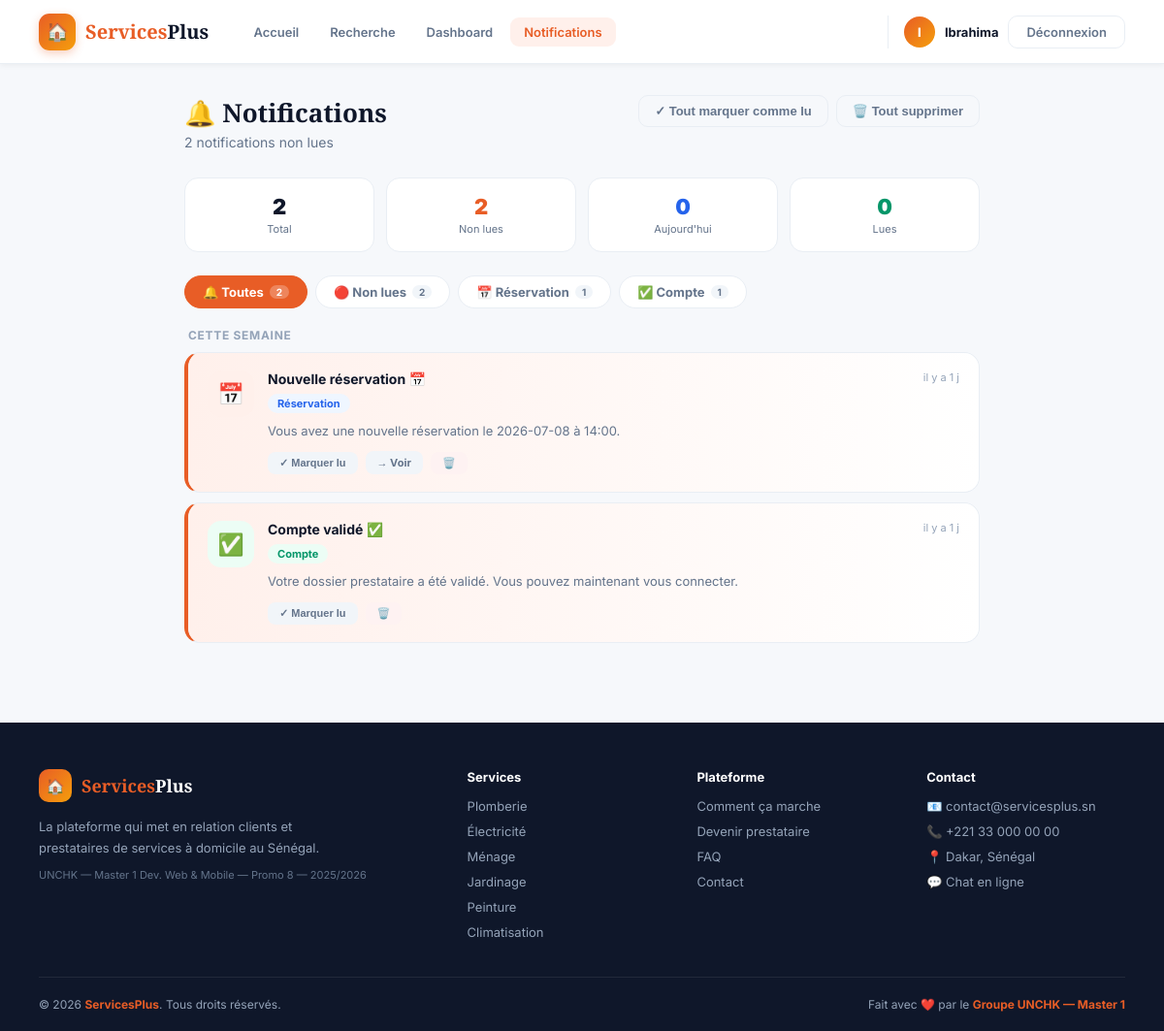
The app's page /espace_prestataire/notifications.php (signed in) with its own data.
### tables this page shows
CREATE TABLE IF NOT EXISTS `notifications` (
  `id` int NOT NULL AUTO_INCREMENT,
  `user_id` int NOT NULL,
  `titre` varchar(150) NOT NULL,
  `message` varchar(255) NOT NULL,
  `type` varchar(40) NOT NULL DEFAULT 'info',
  `lien` varchar(255) DEFAULT NULL,
  `lu` tinyint(1) NOT NULL DEFAULT '0',
  `date_creation` datetime NOT NULL DEFAULT CURRENT_TIMESTAMP,
  PRIMARY KEY (`id`),
  KEY `user_id` (`user_id`)
);

### includes/fonctions.php (called while the page is built, shortened)
<?php
function e(?string $texte): string
{
    return htmlspecialchars($texte ?? '', ENT_QUOTES, 'UTF-8');
}
function ilYA(string $dateSql): string
{
    $diff = time() - strtotime($dateSql);
    return 'il y a ' . floor($diff / 86400) . ' j';
}

### espace_prestataire/notifications.php (the view, shortened to what this page needs)
<?php
require '../config/connexion.php';
require '../includes/fonctions.php';
$prestaId = $_SESSION['user_id'];
$typeMeta = [
    'reservation' => ['📅','#FFF0EB','Réservation','nb-blue'],
    'annonce'     => ['📢','#F5F3FF','Annonce','nb-purple'],
    'annulation'  => ['❌','#FEF2F2','Annulation','nb-red'],
    'avis'        => ['⭐','#FFFBEB','Avis','nb-orange'],
    'valide'      => ['✅','#ECFDF5','Compte','nb-green'],
    'refuse'      => ['❌','#FEF2F2','Compte','nb-red'],
    'actif'       => ['✅','#ECFDF5','Compte','nb-green'],
    'suspendu'    => ['🚫','#FEF2F2','Compte','nb-red'],
    'info'        => ['🔔','#F1F5F9','Info','nb-gray'],
];
$filtreActif = $_GET['filtre'] ?? 'tous';
$stmt = $pdo->prepare('SELECT * FROM notifications WHERE user_id=? ORDER BY date_creation DESC');
$stmt->execute([$prestaId]);
$toutes = $stmt->fetchAll();
$total   = count($toutes);
$nonLues = count(array_filter($toutes, fn($n) => !$n['lu']));
$lues    = $total - $nonLues;
$aujourdhui = count(array_filter($toutes, fn($n) => date('Y-m-d', strtotime($n['date_creation'])) === date('Y-m-d')));
$typesPresents = array_unique(array_column($toutes, 'type'));
$compteParType = array_count_values(array_column($toutes, 'type'));
$filtres = [['id'=>'tous','lbl'=>'Toutes','icon'=>'🔔','cnt'=>$total], ['id'=>'nonlues','lbl'=>'Non lues','icon'=>'🔴','cnt'=>$nonLues]];
foreach ($typesPresents as $t) {
    $meta = $typeMeta[$t] ?? ['🔔','#F1F5F9',ucfirst($t),'nb-gray'];
    $filtres[] = ['id'=>$t, 'lbl'=>$meta[2], 'icon'=>$meta[0], 'cnt'=>$compteParType[$t]];
}
if ($filtreActif === 'nonlues') { $notifs = array_values(array_filter($toutes, fn($n)=>!$n['lu'])); }
elseif ($filtreActif !== 'tous') { $notifs = array_values(array_filter($toutes, fn($n)=>$n['type']===$filtreActif)); }
else { $notifs = $toutes; }
$groupes = ["Aujourd'hui"=>[], 'Hier'=>[], 'Cette semaine'=>[], 'Plus ancien'=>[]];
foreach ($notifs as $n) {
    $jours = (strtotime(date('Y-m-d')) - strtotime(date('Y-m-d', strtotime($n['date_creation'])))) / 86400;
    if ($jours < 1) $groupes["Aujourd'hui"][] = $n;
    elseif ($jours < 2) $groupes['Hier'][] = $n;
    elseif ($jours < 7) $groupes['Cette semaine'][] = $n;
    else $groupes['Plus ancien'][] = $n;
}
require '../includes/header.php';
?>
<div class="container">
  <div class="page-header">
    <div>
      <h1 class="page-title">🔔 Notifications</h1>
      <p class="page-sub"><?= $nonLues > 0 ? "$nonLues notification".($nonLues>1?'s':'')." non lue".($nonLues>1?'s':'') : 'Toutes les notifications sont lues' ?></p>
    </div>
    <div class="header-actions">
      <form method="post"><button type="submit" name="lire_tout" value="1" class="btn-o">✓ Tout marquer comme lu</button></form>
      <form method="post" onsubmit="return confirm('Supprimer toutes les notifications ?')"><button type="submit" name="supprimer_tout" value="1" class="btn-o">🗑️ Tout supprimer</button></form>
    </div>
  </div>
  <div class="summary-bar">
    <div class="sum-card"><div class="sum-val" style="color:#0F172A;"><?= $total ?></div><div class="sum-lbl">Total</div></div>
    <div class="sum-card"><div class="sum-val" style="color:var(--primary);"><?= $nonLues ?></div><div class="sum-lbl">Non lues</div></div>
    <div class="sum-card"><div class="sum-val" style="color:#2563EB;"><?= $aujourdhui ?></div><div class="sum-lbl">Aujourd'hui</div></div>
    <div class="sum-card"><div class="sum-val" style="color:#059669;"><?= $lues ?></div><div class="sum-lbl">Lues</div></div>
  </div>
  <div class="filter-bar">
    <?php foreach ($filtres as $f): ?>
      <a class="ftab <?= $filtreActif===$f['id']?'active':'' ?>" href="?filtre=<?= $f['id'] ?>"><?= $f['icon'] ?> <?= $f['lbl'] ?> <span class="cnt"><?= $f['cnt'] ?></span></a>
    <?php endforeach; ?>
  </div>
  <?php if (empty($notifs)): ?>
    <div class="empty-state"><div class="empty-icon">🔔</div><div class="empty-title">Aucune notification</div><div class="empty-sub">Vous serez notifié ici pour les nouvelles demandes, réservations et avis.</div></div>
  <?php else: foreach ($groupes as $label => $liste): if (empty($liste)) continue; ?>
    <div class="date-group"><?= $label ?></div>
    <?php foreach ($liste as $n): $meta = $typeMeta[$n['type']] ?? ['🔔','#F1F5F9','Info','nb-gray']; ?>
      <div class="notif-card <?= !$n['lu']?'unread':'' ?>">
        <div class="notif-inner">
          <div class="notif-icon-wrap" style="background:<?= $meta[1] ?>;"><?= $meta[0] ?></div>
          <div class="notif-content">
            <div class="notif-top"><span class="notif-title"><?= e($n['titre']) ?></span><span class="notif-time"><?= ilYA($n['date_creation']) ?></span></div>
            <span class="notif-badge <?= $meta[3] ?>"><?= $meta[2] ?></span>
            <div class="notif-msg"><?= e($n['message']) ?></div>
            <div class="notif-actions">
              <?php if (!$n['lu']): ?><form method="post"><input type="hidden" name="lire" value="<?= $n['id'] ?>"><button type="submit" class="btn-s gray">✓ Marquer lu</button></form><?php endif; ?>
              <?php if ($n['lien']): ?><a href="<?= e($n['lien']) ?>" class="btn-s gray" style="text-decoration:none;">→ Voir</a><?php endif; ?>
              <form method="post"><input type="hidden" name="supprimer" value="<?= $n['id'] ?>"><button type="submit" class="btn-s red">🗑️</button></form>
            </div>
          </div>
        </div>
      </div>
    <?php endforeach; endforeach; ?>
  <?php endif; ?>
</div>
<?php require '../includes/footer.php'; ?>

### records on screen
notifications: lu "0", type "📅", titre "Nouvelle réservation 📅", date_creation "il y a 1 j", type "Réservation", message "Vous avez une nouvelle réservation le 2026-07-08 à 14:00."
notifications: type "✅", titre "Compte validé ✅", date_creation "il y a 1 j", type "Compte", message "Votre dossier prestataire a été validé. Vous pouvez maintenant vous connecter."

### other values on screen
substr($utilisateur['prenom'],0,1) "I"
$utilisateur['prenom'] "Ibrahima"
$nonLues "2"
$total "2"
$aujourdhui "0"
$f['icon'] "🔔"
$f['lbl'] "Toutes"
$f['cnt'] "2"
$f['icon'] "🔴"
$f['lbl'] "Non lues"
$f['icon'] "📅"
$f['lbl'] "Réservation"
$f['cnt'] "1"
$f['icon'] "✅"
$f['lbl'] "Compte"
